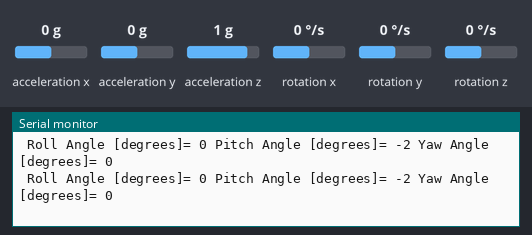
A sketch run on a simulated Arduino Uno, built with avr-gcc and run on an emulated ATmega328P. Parts: the last lines printed to the serial monitor. Wiring (inferred from the names in the program): MPU-6050 motion sensor at I2C address 0x68. Inputs (shaded band) come from the test bench; at power-on: acceleration x 0 g, acceleration y 0 g, rotation x 0 °/s, acceleration z 1 g, rotation y 0 °/s, rotation z 0 °/s.

Above: at 8.4 s.
8.5 s: acceleration x set to -1.4 g
At 8.95 s:
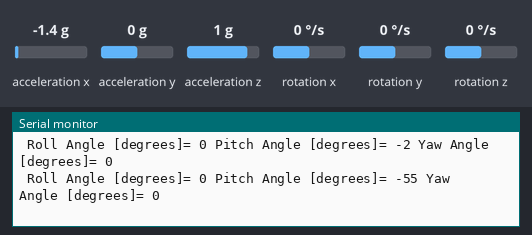
10.0 s: acceleration y set to -1.4 g
At 10.16 s:
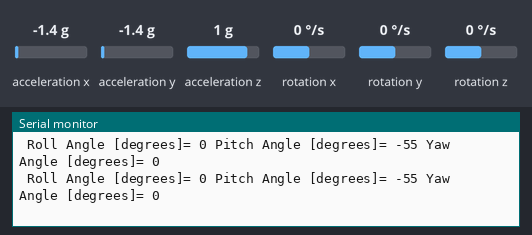
11.5 s: rotation x set to -192 °/s
At 11.67 s:
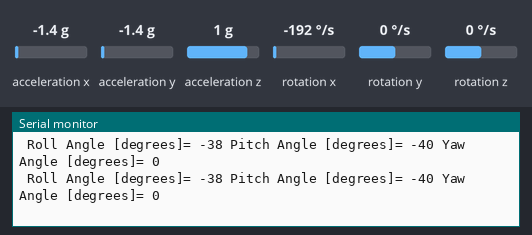
14.5 s: acceleration z set to -1.4 g
At 14.7 s:
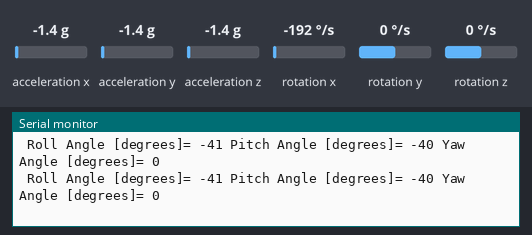
16.0 s: rotation y set to -192 °/s
At 16.21 s:
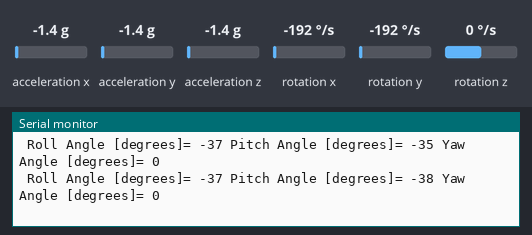
Timing chart, 0 to 18.5 s (numbered marks = the images above; inputs shaded):
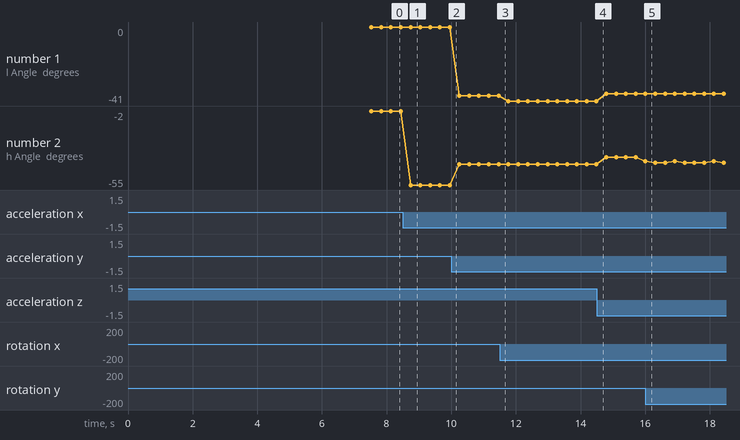

The sketch:

VariantaFinala1ComplementaryMethod.ino
```cpp
#include <Wire.h>

// MPU6050 I2C address and register definitions
const int MPU6050_ADDRESS = 0x68;         // I2C address of MPU6050
const int DLPF_CONFIG_REGISTER = 0x1A;    // Digital Low Pass Filter configuration register
const int GYRO_CONFIG_REGISTER = 0x1B;    // Gyroscope configuration register
const int ACCEL_CONFIG_REGISTER = 0x1C;   // Accelerometer configuration register
const int POWER_MANAGEMENT_REGISTER = 0x6B;  // Power management register
const int ACCEL_DATA_ADDRESS = 0x3B;      // Starting address for accelerometer data
const int GYRO_DATA_ADDRESS = 0x43;       // Starting address for gyroscope data

// Sensor sensitivity conversion factors
const float ACCEL_SENSITIVITY = 4096.0;  // Accelerometer sensitivity for ±8g range (g)
const float GYRO_SENSITIVITY = 65.5;     // Gyroscope sensitivity for ±500°/s range (°/s)

// Calibration offsets for accelerometer
const float ACC_X_ERROR_CORRECTION = -0.04; // X-axis bias correction
const float ACC_Y_ERROR_CORRECTION = 0;     // Y-axis bias correction
const float ACC_Z_ERROR_CORRECTION = -0.01; // Z-axis bias correction

// Variables to hold sensor data and angles
float AccX, AccY, AccZ;   // Accelerometer values
float AngleRoll, AnglePitch, AngleYaw = 0; // Calculated angles (degrees)
float RateRoll, RatePitch, RateYaw;        // Gyroscope angular rates
float RateCalibrationRoll = 0, RateCalibrationPitch = 0, RateCalibrationYaw = 0;  // Calibration offsets
const int CalibrationNumber = 2000;  // Number of samples for calibration
int PrintedAngleRoll, PrintedAnglePitch, PrintedAngleYaw;  // Angles for output

const float alpha = 0.98;  // Complementary filter constant
unsigned long lastTime, printTime;  // Time variables for tracking loop timing

// Function to configure MPU6050 settings
void setupMPU6050() {
    // Wake up MPU6050 by clearing sleep mode
    Wire.beginTransmission(MPU6050_ADDRESS);
    Wire.write(POWER_MANAGEMENT_REGISTER);
    Wire.write(0x00);  // Set sleep mode to 0
    Wire.endTransmission();

    // Configure Digital Low Pass Filter to 44Hz
    Wire.beginTransmission(MPU6050_ADDRESS);
    Wire.write(DLPF_CONFIG_REGISTER);
    Wire.write(0x05);  // Set to 44Hz
    Wire.endTransmission();

    // Set accelerometer to ±8g range
    Wire.beginTransmission(MPU6050_ADDRESS);
    Wire.write(ACCEL_CONFIG_REGISTER);
    Wire.write(0x10);  // ±8g range
    Wire.endTransmission();

    // Set gyroscope to ±500°/s range
    Wire.beginTransmission(MPU6050_ADDRESS);
    Wire.write(GYRO_CONFIG_REGISTER);
    Wire.write(0x08);  // ±500°/s range
    Wire.endTransmission();
}

// Function to read data from the MPU6050 and convert to physical values
void getMPU6050Data() {
    // Read accelerometer data (6 bytes for X, Y, Z axes)
    Wire.beginTransmission(MPU6050_ADDRESS);
    Wire.write(ACCEL_DATA_ADDRESS);  // Starting address for accelerometer data
    Wire.endTransmission();
    Wire.requestFrom(MPU6050_ADDRESS, 6);  // Request 6 bytes

    // Convert raw accelerometer data to g (gravity)
    int16_t AccXLSB = Wire.read() << 8 | Wire.read();  // X-axis
    int16_t AccYLSB = Wire.read() << 8 | Wire.read();  // Y-axis
    int16_t AccZLSB = Wire.read() << 8 | Wire.read();  // Z-axis
    AccX = (float)AccXLSB / ACCEL_SENSITIVITY + ACC_X_ERROR_CORRECTION;  // X-axis in g
    AccY = (float)AccYLSB / ACCEL_SENSITIVITY + ACC_Y_ERROR_CORRECTION;  // Y-axis in g
    AccZ = (float)AccZLSB / ACCEL_SENSITIVITY + ACC_Z_ERROR_CORRECTION;  // Z-axis in g

    // Read gyroscope data (6 bytes for X, Y, Z axes)
    Wire.beginTransmission(MPU6050_ADDRESS);
    Wire.write(GYRO_DATA_ADDRESS);  // Starting address for gyroscope data
    Wire.endTransmission();
    Wire.requestFrom(MPU6050_ADDRESS, 6);  // Request 6 bytes

    // Convert raw gyroscope data to degrees per second
    int16_t GyroX = Wire.read() << 8 | Wire.read();  // X-axis
    int16_t GyroY = Wire.read() << 8 | Wire.read();  // Y-axis
    int16_t GyroZ = Wire.read() << 8 | Wire.read();  // Z-axis
    RateRoll = (float)GyroX / GYRO_SENSITIVITY;    // X-axis rate (roll)
    RatePitch = (float)GyroY / GYRO_SENSITIVITY;   // Y-axis rate (pitch)
    RateYaw = (float)GyroZ / GYRO_SENSITIVITY;     // Z-axis rate (yaw)

    // Calculate angles using accelerometer data
    AngleRoll = atan2(AccY, sqrt(AccX * AccX + AccZ * AccZ)) * 180 / PI;   // Roll angle
    AnglePitch = atan2(AccX, sqrt(AccY * AccY + AccZ * AccZ)) * 180 / PI;  // Pitch angle
}

// Function to apply complementary filter and calculate angles
void getAngles() {
    // Subtract calibration offsets
    RateRoll -= RateCalibrationRoll;
    RatePitch -= RateCalibrationPitch;
    RateYaw -= RateCalibrationYaw;

    // Calculate time delta in seconds
    float deltaTime = (millis() - lastTime) / 1000.0;
    lastTime = millis();

    // Apply complementary filter to compute roll and pitch angles
    AngleRoll = alpha * (AngleRoll + RateRoll * deltaTime) + (1 - alpha) * AngleRoll;
    AnglePitch = alpha * (AnglePitch + RatePitch * deltaTime) + (1 - alpha) * AnglePitch;

    // Integrate yaw rate to estimate yaw angle
    if (abs(RateYaw) > 0.1) {
        AngleYaw += RateYaw * deltaTime;
    }
}

// Function to calibrate gyroscope by averaging data over multiple samples
void calibrateSensorsRate() {
    for (int i = 0; i < CalibrationNumber; i++) {
        getMPU6050Data();
        RateCalibrationRoll += RateRoll;
        RateCalibrationPitch += RatePitch;
        RateCalibrationYaw += RateYaw;
        delay(1);
    }
    RateCalibrationRoll /= CalibrationNumber;
    RateCalibrationPitch /= CalibrationNumber;
    RateCalibrationYaw /= CalibrationNumber;
}

void setup() {
    Serial.begin(57600);        // Initialize serial communication
    Wire.setClock(400000);      // Set I2C clock to 400kHz
    Wire.begin();               // Initialize I2C bus
    delay(250);                 // Wait for sensor stabilization

    setupMPU6050();             // Configure MPU6050
    calibrateSensorsRate();     // Calibrate gyroscope
    lastTime = millis();        // Set initial time
    printTime = millis();       // Set initial print time
}

void loop() {
    getMPU6050Data();   // Read sensor data
    getAngles();        // Calculate angles using complementary filter

    // Only update printed angles if significant change is detected
    if (abs(PrintedAngleRoll - AngleRoll) > 1) {
        PrintedAngleRoll = AngleRoll;
    }
    if (abs(PrintedAnglePitch - AnglePitch) > 1) {
        PrintedAnglePitch = AnglePitch;
    }
    if (abs(PrintedAngleYaw - AngleYaw) > 1) {
        PrintedAngleYaw = AngleYaw;
    }

    // Print angles every 300ms
    if (millis() - printTime > 300) {
        printTime = millis();
        Serial.print(" Roll Angle [degrees]= ");
        Serial.print(PrintedAngleRoll);
        Serial.print(" Pitch Angle [degrees]= ");
        Serial.print(PrintedAnglePitch);
        Serial.print(" Yaw Angle [degrees]= ");
        Serial.println(PrintedAngleYaw);
    } else {
        delay(13);  // Add small delay equivalent to the print time
    }
}
```

Measured:
- after the input at 8.5 s, the serial monitor: prints a new line after 0.24 s (image 1)
- after the input at 16.0 s, the serial monitor: prints a new line at once (image 5)
- plotted number 1: 0 → -38 after the input at 10.0 s, -38 → -41 after the input at 11.5 s, -41 → -37 after the input at 14.5 s
- plotted number 2: -2 → -55 after the input at 8.5 s, -55 → -40 after the input at 10.0 s, -40 → -35 after the input at 14.5 s, -35 → -39 after the input at 16.0 s
